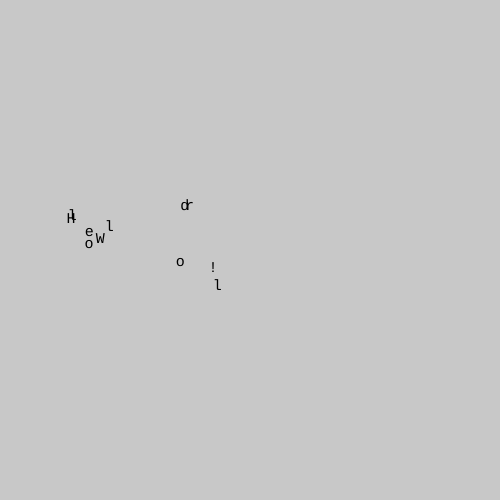
Frame 1 (no input)
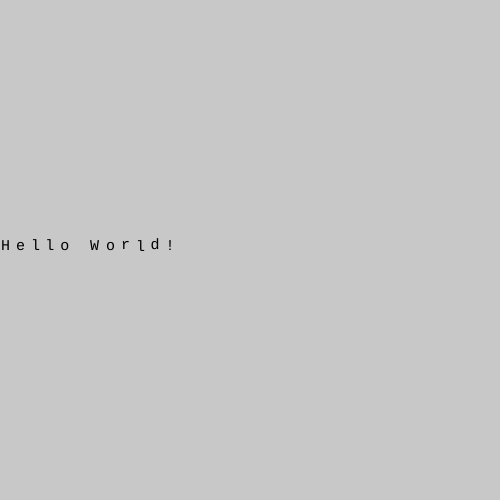
Frame 60 (no input)
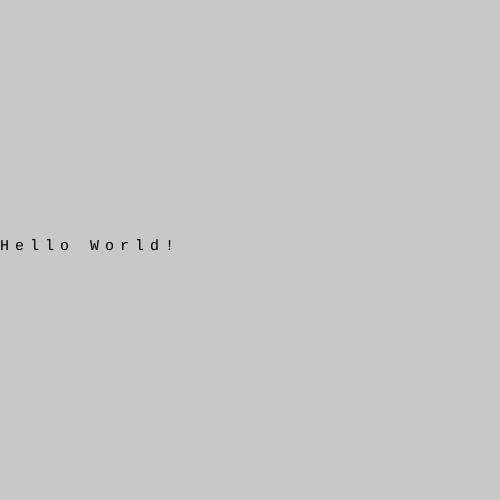
Frame 120 (the mouse pressed at the canvas centre since frame 60)

The p5.js sketch that drew these frames (run headless with seeded random() and noise() and a simulated clock; from frame 60 on, the mouse is pressed at the canvas centre):

// p5.js sketch
// ── sketch.js
var charObjs = [];
var myString = "Hello World!";
var xPos = 0;
var charSize = 15;

function setup() {
  createCanvas(500, 500);
  textFont ('Courier');
  for (var i = 0; i < myString.length; i++){
    var char = myString[i];
    charObjs[i] = new MovingChar(char, xPos, height/2, charSize, 0.07, 0);
    xPos += charSize;

  }
}


function draw() {
  background(200);

  for(var i = 0; i < charObjs.length; i++){
    charObjs[i].move();
    charObjs[i].display();

  }

}

function keyPressed() {
  var newChar = new MovingChar(key, xPos, height/2, charSize, 0.1, 0);
  charObjs.push(newChar);
  xPos += charSize;
}

// ── movingChar.js
class MovingChar {
  constructor(char, x, y, size, speed, color) {
    this.char = char;
    this.targetX = x;
    this.targetY = y;
    this.x = x + random(100);
    this.y = y + random(-50, 50);
    this.size = size;
    this.speed = speed;
    this.color = color;
  }

  move(){
    var diffX = this.targetX - this.x;
    var diffY = this.targetY - this.y;

    this.x = this.x + diffX * this.speed;
    this.y = this.y + diffY * this.speed;
  }


  display(){
    fill(this.color);
    textSize(this.size);
    text(this.char, this.x, this.y);
  }


}
